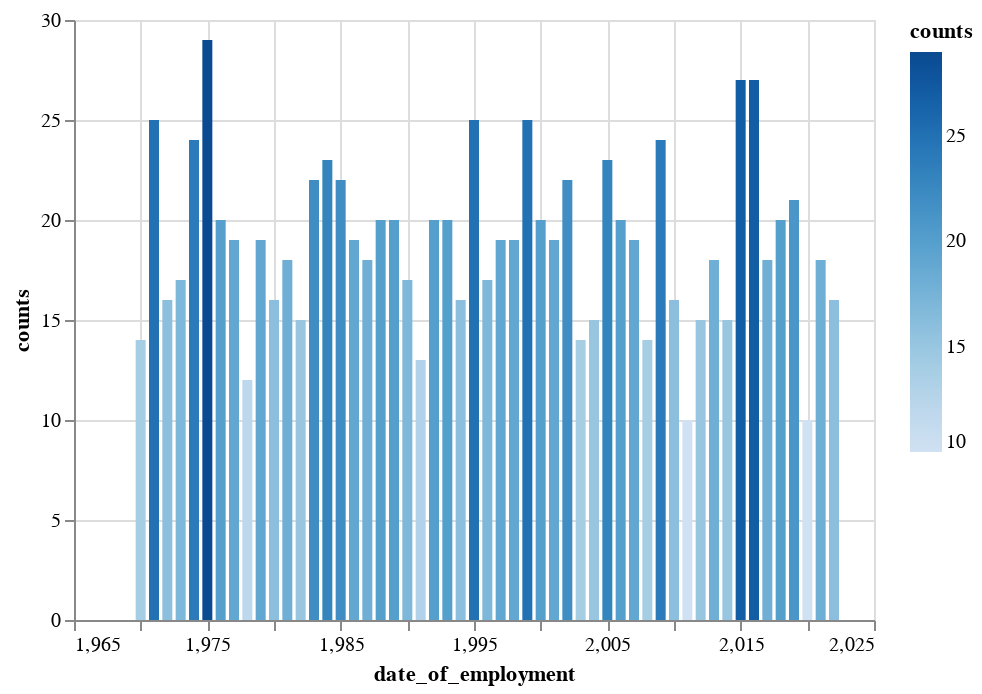

The notebook cell saved with this chart:
### Code cell
# chart2
data = pd.DataFrame(workers, columns=['date_of_employment'])
data = data.groupby(data['date_of_employment'].map(lambda x: pd.Timestamp(x).year)).count()
data = data.rename(columns={'date_of_employment': 'counts'})
data["counts"] = data["counts"].astype('int32')
data = data.reset_index(level=0)
alt.Chart(data).mark_bar(orient='vertical').encode(
    alt.X('date_of_employment'), y='counts', color='counts'
)

### Figure 1 — Vega-Lite specification as saved in the notebook (floating-point values rounded to 4 significant figures)
{"config": {"view": {"continuousWidth": 400, "continuousHeight": 300}}, "data": {"name": "data-7f69947e6f2ea86d7c04d9de1ed08f1e"}, "mark": {"type": "bar", "orient": "vertical"}, "encoding": {"color": {"field": "counts", "type": "quantitative"}, "x": {"field": "date_of_employment", "type": "quantitative"}, "y": {"field": "counts", "type": "quantitative"}}, "$schema": "https://vega.github.io/schema/vega-lite/v4.17.0.json", "datasets": {"data-7f69947e6f2ea86d7c04d9de1ed08f1e": [{"date_of_employment": 1970, "counts": 14}, {"date_of_employment": 1971, "counts": 25}, {"date_of_employment": 1972, "counts": 16}, {"date_of_employment": 1973, "counts": 17}, {"date_of_employment": 1974, "counts": 24}, {"date_of_employment": 1975, "counts": 29}, {"date_of_employment": 1976, "counts": 20}, {"date_of_employment": 1977, "counts": 19}, {"date_of_employment": 1978, "counts": 12}, {"date_of_employment": 1979, "counts": 19}, {"date_of_employment": 1980, "counts": 16}, {"date_of_employment": 1981, "counts": 18}, {"date_of_employment": 1982, "counts": 15}, {"date_of_employment": 1983, "counts": 22}, {"date_of_employment": 1984, "counts": 23}, {"date_of_employment": 1985, "counts": 22}, {"date_of_employment": 1986, "counts": 19}, {"date_of_employment": 1987, "counts": 18}, {"date_of_employment": 1988, "counts": 20}, {"date_of_employment": 1989, "counts": 20}, {"date_of_employment": 1990, "counts": 17}, {"date_of_employment": 1991, "counts": 13}, {"date_of_employment": 1992, "counts": 20}, {"date_of_employment": 1993, "counts": 20}, {"date_of_employment": 1994, "counts": 16}, {"date_of_employment": 1995, "counts": 25}, {"date_of_employment": 1996, "counts": 17}, {"date_of_employment": 1997, "counts": 19}, {"date_of_employment": 1998, "counts": 19}, {"date_of_employment": 1999, "counts": 25}, {"date_of_employment": 2000, "counts": 20}, {"date_of_employment": 2001, "counts": 19}, {"date_of_employment": 2002, "counts": 22}, {"date_of_employment": 2003, "counts": 14}, {"date_of_employment": 2004, "counts": 15}, {"date_of_employment": 2005, "counts": 23}, {"date_of_employment": 2006, "counts": 20}, {"date_of_employment": 2007, "counts": 19}, {"date_of_employment": 2008, "counts": 14}, {"date_of_employment": 2009, "counts": 24}, {"date_of_employment": 2010, "counts": 16}, {"date_of_employment": 2011, "counts": 10}, {"date_of_employment": 2012, "counts": 15}, {"date_of_employment": 2013, "counts": 18}, {"date_of_employment": 2014, "counts": 15}, {"date_of_employment": 2015, "counts": 27}, {"date_of_employment": 2016, "counts": 27}, {"date_of_employment": 2017, "counts": 18}, {"date_of_employment": 2018, "counts": 20}, {"date_of_employment": 2019, "counts": 21}, {"date_of_employment": 2020, "counts": 10}, {"date_of_employment": 2021, "counts": 18}, {"date_of_employment": 2022, "counts": 16}]}}
